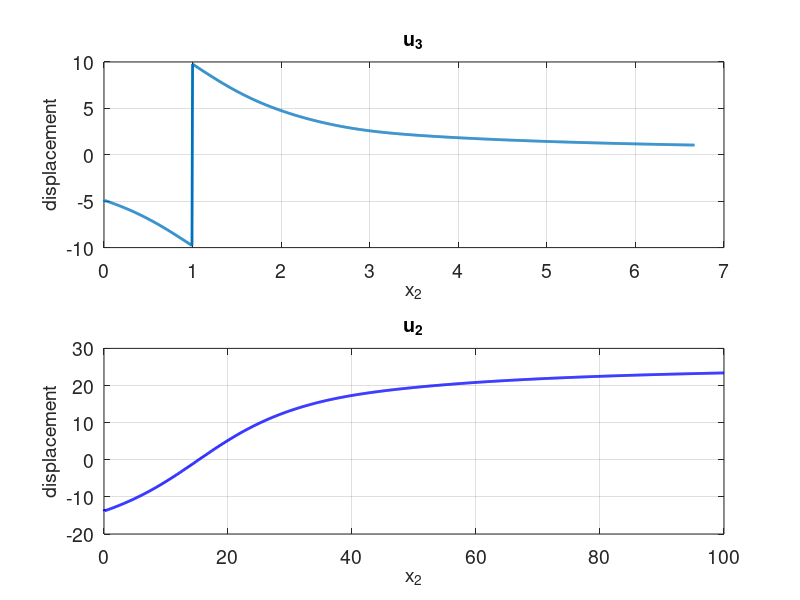

Recreate this plot in MATLAB.
% elastic dislocation models for dip-slip faults 
% Author: Marlon 
clear; close all; clc
% ----- Freund & Barnett (1976) ------
delta_u=1.0;       % slip (m)
theta=20;          % dip angle (degrees)
D=15;              % max fault depth (m)
x2=0:0.1:100;   % along-surface distance (m)
xD=D/tand(theta); 
xP=D/(cosd(theta)*sind(theta)); 

% vertical displacement
u3=delta_u*sind(theta)/pi * ( atand(D./(x2-D)) - (x2*D)./((x2-xD).^2+D^2) ...
                - pi/2*(1 - sign(x2)));
% horizontal displacement 
u2=delta_u*cosd(theta)/pi * ( atand((x2-D)./D) - ((x2-xP)*D)./((x2-xD).^2+D^2) ...
                - pi/2*(sign(x2)));
% plot               
figHandle = figure('color', 'w'); 
subplot(211)
plot(x2./D, u3, 'linewidth', 2); grid on; 
xlabel('x_{2}'); ylabel('displacement'); title('u_{3}')
subplot(212)
plot(x2, u2, 'b-', 'linewidth', 2); grid on; 
xlabel('x_{2}'); ylabel('displacement'); title('u_{2}')
set( findall( figHandle, '-property', 'FontSize' ), 'FontSize', 14 );

%------ Rani & Sing (199X) ------






